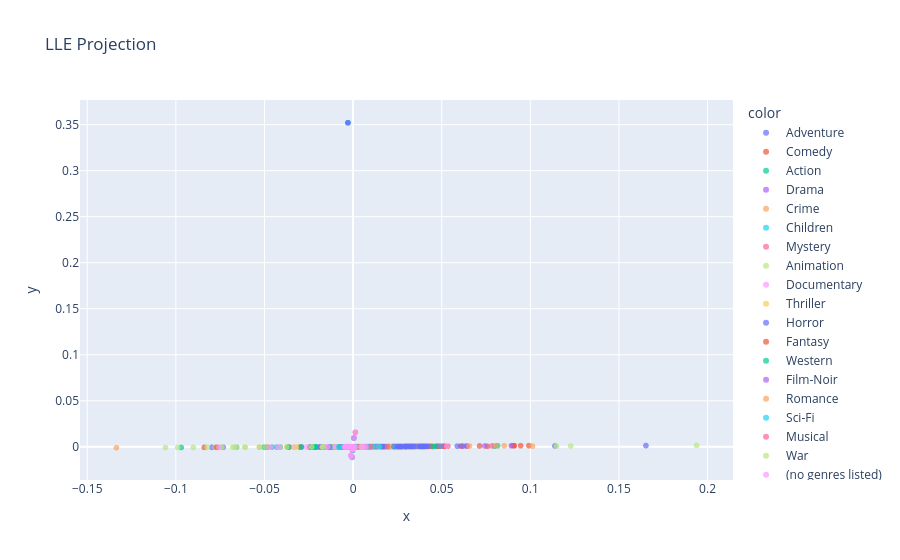

The code cell stored with this chart in its notebook:
### Markdown cell above
LocallyLinearEmbedding (LLE)

### Code cell
embedding = LocallyLinearEmbedding(n_components = 2)
X_transformed = embedding.fit_transform(X_num_scaled)
fig_lle = px.scatter( x = X_transformed[:,0], y =X_transformed[:,1], color = y, opacity = 0.7, title = 'LLE Projection')
fig_lle.show()

### Figure 1 — Plotly figure (JSON) as saved in the notebook; plotly's stock layout.template omitted (floating-point values rounded to 4 significant figures; data arrays with more than 128 entries replaced by an {"elided": "..."} marker saying what was removed)
{"data": [{"hovertemplate": "color=Adventure<br>x=%{x}<br>y=%{y}<extra></extra>", "legendgroup": "Adventure", "marker": {"color": "#636efa", "opacity": 0.7, "symbol": "circle"}, "mode": "markers", "name": "Adventure", "showlegend": true, "type": "scattergl", "x": {"elided": "653 float values"}, "xaxis": "x", "y": {"elided": "653 float values"}, "yaxis": "y"}, {"hovertemplate": "color=Comedy<br>x=%{x}<br>y=%{y}<extra></extra>", "legendgroup": "Comedy", "marker": {"color": "#EF553B", "opacity": 0.7, "symbol": "circle"}, "mode": "markers", "name": "Comedy", "showlegend": true, "type": "scattergl", "x": {"elided": "2779 float values"}, "xaxis": "x", "y": {"elided": "2779 float values"}, "yaxis": "y"}, {"hovertemplate": "color=Action<br>x=%{x}<br>y=%{y}<extra></extra>", "legendgroup": "Action", "marker": {"color": "#00cc96", "opacity": 0.7, "symbol": "circle"}, "mode": "markers", "name": "Action", "showlegend": true, "type": "scattergl", "x": {"elided": "1828 float values"}, "xaxis": "x", "y": {"elided": "1828 float values"}, "yaxis": "y"}, {"hovertemplate": "color=Drama<br>x=%{x}<br>y=%{y}<extra></extra>", "legendgroup": "Drama", "marker": {"color": "#ab63fa", "opacity": 0.7, "symbol": "circle"}, "mode": "markers", "name": "Drama", "showlegend": true, "type": "scattergl", "x": {"elided": "2226 float values"}, "xaxis": "x", "y": {"elided": "2226 float values"}, "yaxis": "y"}, {"hovertemplate": "color=Crime<br>x=%{x}<br>y=%{y}<extra></extra>", "legendgroup": "Crime", "marker": {"color": "#FFA15A", "opacity": 0.7, "symbol": "circle"}, "mode": "markers", "name": "Crime", "showlegend": true, "type": "scattergl", "x": {"elided": "537 float values"}, "xaxis": "x", "y": {"elided": "537 float values"}, "yaxis": "y"}, {"hovertemplate": "color=Children<br>x=%{x}<br>y=%{y}<extra></extra>", "legendgroup": "Children", "marker": {"color": "#19d3f3", "opacity": 0.7, "symbol": "circle"}, "mode": "markers", "name": "Children", "showlegend": true, "type": "scattergl", "x": {"elided": "197 float values"}, "xaxis": "x", "y": {"elided": "197 float values"}, "yaxis": "y"}, {"hovertemplate": "color=Mystery<br>x=%{x}<br>y=%{y}<extra></extra>", "legendgroup": "Mystery", "marker": {"color": "#FF6692", "opacity": 0.7, "symbol": "circle"}, "mode": "markers", "name": "Mystery", "showlegend": true, "type": "scattergl", "x": [0.003865, 0.002347, -0.003693, 0.008615, 0.006125, -0.003069, 0.004584, 0.004113, 0.006027, -0.004619, 0.004327, 0.007132, 0.005588, 0.005828, 0.006307, 0.005955, 0.006763, 0.004212, -0.004013, -0.00291, -0.004611, 0.06103, -0.001694, 0.003913, 0.004937, 0.005494, -0.00441, 0.00468, -0.0041, 0.004522, -0.004325, 0.003914, 0.07837, -0.004549, 0.004093, -0.004649, 0.004391, 0.006294, 0.007066, 0.001155, -0.003205, 0.00409, -0.003998, -0.003143, -1.342e-06, -0.003777, -0.002259, 0.001446], "xaxis": "x", "y": [-3.787e-05, -6.258e-05, -0.0001129, 2.76e-07, -1.728e-05, 8.408e-06, -2.901e-05, -2.893e-05, -1.911e-05, -7.727e-05, -2.79e-05, -8.26e-07, -2.089e-05, -1.958e-05, -1.587e-05, -1.759e-05, -5.237e-06, -3.256e-05, -0.0001158, -0.0001171, -7.807e-05, 0.000729, -0.0001014, -3.709e-05, -2.549e-05, -1.684e-05, -0.0001095, -2.563e-05, -0.0001166, -2.801e-05, -0.0001092, -3.779e-05, 0.0009702, -6.534e-05, -3.911e-05, -7.445e-05, -3.151e-05, -1.276e-05, -6.274e-06, -7.185e-05, -0.0001213, -2.602e-05, -0.0001272, -0.0001205, -2.011e-05, -0.0001298, -8.37e-05, -7.275e-05], "yaxis": "y"}, {"hovertemplate": "color=Animation<br>x=%{x}<br>y=%{y}<extra></extra>", "legendgroup": "Animation", "marker": {"color": "#B6E880", "opacity": 0.7, "symbol": "circle"}, "mode": "markers", "name": "Animation", "showlegend": true, "type": "scattergl", "x": {"elided": "298 float values"}, "xaxis": "x", "y": {"elided": "298 float values"}, "yaxis": "y"}, {"hovertemplate": "color=Documentary<br>x=%{x}<br>y=%{y}<extra></extra>", "legendgroup": "Documentary", "marker": {"color": "#FF97FF", "opacity": 0.7, "symbol": "circle"}, "mode": "markers", "name": "Documentary", "showlegend": true, "type": "scattergl", "x": {"elided": "386 float values"}, "xaxis": "x", "y": {"elided": "386 float values"}, "yaxis": "y"}, {"hovertemplate": "color=Thriller<br>x=%{x}<br>y=%{y}<extra></extra>", "legendgroup": "Thriller", "marker": {"color": "#FECB52", "opacity": 0.7, "symbol": "circle"}, "mode": "markers", "name": "Thriller", "showlegend": true, "type": "scattergl", "x": [0.005738, 0.005135, 0.01077, 0.005581, 0.007329, 0.003696, 0.006646, 0.00498, 0.004755, -0.03261, 0.004813, 0.004707, 0.003654, 0.01164, 0.004213, 0.005131, 0.004586, -0.003943, -0.004509, -0.003075, 0.008634, -0.004012, -0.00307, 0.005666, -0.004013, -0.003072, 0.003863, 0.005337, 0.003762, 0.005388, 0.003567, 0.03358, 0.008536, -0.003077, 0.005614, 0.00713, -0.003975, 0.006516, -0.003071, -0.003224, -0.003973, 0.005432, 0.005616, 0.003147, -0.004612, 0.004337, 0.00617, 0.007566, -0.003168, 0.0004561, -0.004013, 0.007229, 0.006063, -0.004573, -0.001019, 0.00383, -0.001263, -0.003786, 0.004011, -0.003725, -0.003052, -0.003169, -0.004015, -0.00314, -0.002951, -0.002218, -0.004015, -0.003245, -0.003211, -0.002407, 0.004334, -0.003726, -0.004546, 0.003733, 0.004412, -0.003144, 0.003004, -0.002924, 0.004207, -0.002434, 0.004116, -0.004554, -0.003737, 0.001627], "xaxis": "x", "y": [-2.058e-05, -3.027e-05, 5.018e-05, -2.077e-05, -8.407e-06, -4.106e-05, -1.013e-05, -3.184e-05, -3.676e-05, -0.0005338, -2.502e-05, -2.632e-05, -4.842e-05, 5.52e-05, -3.486e-05, -2.359e-05, -2.809e-05, -0.0001152, -8.575e-05, 9.005e-06, 5.247e-06, -0.0001158, 8.513e-06, -1.943e-05, -0.0001158, 8.7e-06, -4.017e-05, -2.093e-05, -3.906e-05, -2.255e-05, -3.854e-05, 0.0003575, 6.447e-06, 9.173e-06, -2.706e-05, -7.708e-06, -0.0001269, -1.198e-05, 8.581e-06, -0.0001216, -0.0001155, -2.338e-05, -2.181e-05, -5.502e-05, -0.0001386, -3.234e-05, -1.479e-05, 5.721e-06, 2.005e-05, -5.789e-05, -0.0001158, -1.082e-05, -1.753e-05, -7.288e-05, -9.276e-05, -3.879e-05, -0.0001128, -0.0001298, -2.935e-05, -0.000129, 6.886e-06, -6.038e-06, -0.0001158, 1.497e-05, -0.0001126, -0.0001068, -0.0001158, -0.0001219, -0.0001215, -0.0001085, -4.136e-05, -0.0001291, -0.000108, -3.379e-05, -3.686e-05, -0.0001205, -3.334e-05, -7.135e-06, -1.838e-06, -0.0001107, -2.596e-05, -0.0001077, -0.0001292, -1.681e-05], "yaxis": "y"}, {"hovertemplate": "color=Horror<br>x=%{x}<br>y=%{y}<extra></extra>", "legendgroup": "Horror", "marker": {"color": "#636efa", "opacity": 0.7, "symbol": "circle"}, "mode": "markers", "name": "Horror", "showlegend": true, "type": "scattergl", "x": {"elided": "468 float values"}, "xaxis": "x", "y": {"elided": "468 float values"}, "yaxis": "y"}, {"hovertemplate": "color=Fantasy<br>x=%{x}<br>y=%{y}<extra></extra>", "legendgroup": "Fantasy", "marker": {"color": "#EF553B", "opacity": 0.7, "symbol": "circle"}, "mode": "markers", "name": "Fantasy", "showlegend": true, "type": "scattergl", "x": [0.004905, 0.007845, 0.004703, 0.003799, 0.002188, 0.002124, 0.004208, 0.004671, -0.002153, -0.004013, 0.0042, -0.003786, 0.004434, -0.004681, -0.000495, -0.003395, 0.003557, -0.07711, 0.004209, 0.007344, -0.003068, -0.004546, -0.004014, -0.004506, -0.003069, 0.003825, 0.003707, 0.002227, 0.006049, -0.006508, 0.00447, -0.001609, -0.004505, 0.004459, 0.006844, 0.004187, 0.005656, 0.001339, -0.003384, 0.0004855, 0.001034, -0.003851], "xaxis": "x", "y": [-2.689e-05, 6.573e-07, -2.747e-05, -3.928e-05, -6.472e-05, -6.055e-05, -3.473e-05, -2.539e-05, -0.000107, -0.0001158, -4.147e-05, -0.0001298, -2.587e-05, -7.245e-05, -0.01139, -0.0001247, -3.387e-05, -0.0005955, -3.321e-05, -8.566e-06, 8.308e-06, -0.0001069, -0.0001158, -8.494e-05, 8.42e-06, -3.769e-05, -3.484e-05, 3.459e-05, -1.828e-05, -7.474e-05, -3.699e-05, -0.0001788, -0.0001084, -2.468e-05, -8.257e-06, -2.573e-05, -1.907e-05, -7.289e-05, -0.0001124, -8.056e-05, -7.755e-05, -9.946e-05], "yaxis": "y"}, {"hovertemplate": "color=Western<br>x=%{x}<br>y=%{y}<extra></extra>", "legendgroup": "Western", "marker": {"color": "#00cc96", "opacity": 0.7, "symbol": "circle"}, "mode": "markers", "name": "Western", "showlegend": true, "type": "scattergl", "x": [0.006858, 0.001706, 0.00858, 0.004567, -0.004003, 0.003594, 0.0045, 0.003121, -0.004049, 0.003868, -0.004027, -0.004023, -0.004012, -0.003068, -0.003061, -0.003079, 0.004521, 0.004758, -0.003958, 2.056e-05, 0.0007606, 0.004285, -0.004406], "xaxis": "x", "y": [-7.205e-06, -5.631e-05, 1.288e-05, -2.594e-05, -0.0001158, -3.068e-05, -2.878e-05, -3.63e-05, -0.0001165, -2.431e-05, -0.000118, -0.000116, -0.0001158, 8.339e-06, 7.651e-06, 9.376e-06, -2.294e-05, -1.78e-05, -0.0001156, 6.472e-06, -7.959e-05, -1.472e-06, -0.0001085], "yaxis": "y"}, {"hovertemplate": "color=Film-Noir<br>x=%{x}<br>y=%{y}<extra></extra>", "legendgroup": "Film-Noir", "marker": {"color": "#ab63fa", "opacity": 0.7, "symbol": "circle"}, "mode": "markers", "name": "Film-Noir", "showlegend": true, "type": "scattergl", "x": [-0.004015, 0.005022, 0.003364, 0.004438, 0.003582, 0.003856, 0.005435, 0.002424, -0.004694, -0.003065, -0.004631, -0.003068], "xaxis": "x", "y": [-0.0001158, -2.229e-05, -3.36e-05, -2.79e-05, -3.161e-05, -3.109e-05, -2.549e-05, -4.994e-05, -6.954e-05, 8.042e-06, -7.224e-05, 8.309e-06], "yaxis": "y"}, {"hovertemplate": "color=Romance<br>x=%{x}<br>y=%{y}<extra></extra>", "legendgroup": "Romance", "marker": {"color": "#FFA15A", "opacity": 0.7, "symbol": "circle"}, "mode": "markers", "name": "Romance", "showlegend": true, "type": "scattergl", "x": [-0.00402, -0.004012, -0.00307, -0.004594, -0.003067, -0.003064, -0.006083, -0.004015, -0.002534, 0.007856, 0.004355, 0.003652, -0.003075, 0.01433, 0.002029, 0.007893, -0.004142, 0.08057, -0.001549, 0.004939, 0.003554, -0.003242, -0.004626, -0.003068, -0.00307, -0.003067, 0.008081, -0.1335, -0.003068, -0.003069, -0.004692, 0.008071, 0.004297, -0.002364, 0.01086, -0.004605, -0.003172, -0.003836], "xaxis": "x", "y": [-0.0001159, -0.0001158, 8.514e-06, -0.0001077, 8.239e-06, 7.848e-06, -7.793e-05, -0.0001163, -0.0001122, -7.038e-06, -3.227e-05, -4.599e-05, 9.007e-06, 0.0001005, -3.417e-05, 2.814e-06, -0.0001119, 0.0009999, -0.0001121, -1.856e-05, -4.054e-05, -0.0001219, -7.685e-05, 8.309e-06, 8.431e-06, 8.246e-06, 4.093e-06, -0.001036, 8.309e-06, 8.405e-06, -7.151e-05, 1.458e-06, -3.174e-05, -6.227e-05, 1.713e-05, -7.849e-05, -0.0001209, -0.0001305], "yaxis": "y"}, {"hovertemplate": "color=Sci-Fi<br>x=%{x}<br>y=%{y}<extra></extra>", "legendgroup": "Sci-Fi", "marker": {"color": "#19d3f3", "opacity": 0.7, "symbol": "circle"}, "mode": "markers", "name": "Sci-Fi", "showlegend": true, "type": "scattergl", "x": [0.003091, 0.003669, 0.005225, 0.01191, -0.004012, -0.002778, -0.003738, 0.002876, -0.003065, 0.008474, -0.003989, -0.003068, -0.003068, -0.004006, -0.00463, -0.003068, 0.005475, 0.002077, -0.002952, -0.001986, -0.002652, 0.006825, -0.002891, -0.002711, 0.006433, -0.003823, -0.004565, -0.003168, -0.000495, -0.003069, -0.004552, -0.003071, -0.00308, 0.00429, 0.006678, -0.004694, -0.006122, 0.002516, 0.002954, -0.002689, 0.01497, -0.00818, 0.001513, -0.003068, -0.003981, -0.003722, -0.004017, -0.005681, 0.003211, -0.005238, 0.008754, -0.04316, -0.004551, -0.004015, -0.003068, 0.001803, -0.004506, -0.003859, 0.003083, 0.002116, -0.005415, -0.003823], "xaxis": "x", "y": [-5.026e-05, -4.137e-05, -2.24e-05, 6.286e-05, -0.0001158, -0.0001154, -0.0001292, -5.234e-05, 8.063e-06, 8.803e-06, -0.0001156, 8.358e-06, 8.325e-06, -0.0001156, -7.475e-05, 8.361e-06, -1.684e-05, -1.602e-05, -0.0001176, -7.827e-05, -5.307e-05, -8.934e-06, -0.0001169, -0.0001145, -1.314e-05, -0.0001303, -0.0001079, -0.0001208, -0.01139, 8.415e-06, -0.0001068, 8.585e-06, 9.479e-06, -2.748e-05, -1.095e-05, -7.44e-05, -0.0001473, -5.173e-05, -4.316e-05, -9.304e-05, 0.0001068, -0.000255, -6.656e-05, 8.309e-06, -0.0001156, -0.000129, -6.688e-05, -0.0001415, -2.932e-05, -0.0001365, -4.543e-06, -0.0003673, -0.0001079, -0.0001158, 8.309e-06, -5.885e-05, -0.0001085, -0.0001304, -2.652e-05, -5.684e-05, -3.198e-05, -5.979e-05], "yaxis": "y"}, {"hovertemplate": "color=Musical<br>x=%{x}<br>y=%{y}<extra></extra>", "legendgroup": "Musical", "marker": {"color": "#FF6692", "opacity": 0.7, "symbol": "circle"}, "mode": "markers", "name": "Musical", "showlegend": true, "type": "scattergl", "x": [0.004705, 0.004087, 0.005795, -0.004014, 0.005495, -0.003963, 0.006321, 0.004149, -0.003068, -0.0001395, 0.00459, -0.003143, -0.004685, -0.004681, 0.01953, -0.004574, 0.005506, -0.004506, 0.003424, -0.004699, 0.009922, -0.004058, -1.342e-06], "xaxis": "x", "y": [-2.482e-05, -2.766e-05, -2.557e-05, -0.0001158, -1.507e-05, -0.0001153, -1.902e-05, -2.503e-05, 8.306e-06, -8.344e-05, -2.923e-05, 1.719e-05, -7.198e-05, -7.268e-05, 0.0001659, -7.997e-05, -1.163e-05, -8.597e-05, -2.962e-05, -7.085e-05, 9.089e-06, -0.0001137, -2.011e-05], "yaxis": "y"}, {"hovertemplate": "color=War<br>x=%{x}<br>y=%{y}<extra></extra>", "legendgroup": "War", "marker": {"color": "#B6E880", "opacity": 0.7, "symbol": "circle"}, "mode": "markers", "name": "War", "showlegend": true, "type": "scattergl", "x": [0.004567, 0.005291, -0.004037, -0.003068], "xaxis": "x", "y": [-3.06e-05, -2.208e-05, -0.0001181, 8.275e-06], "yaxis": "y"}, {"hovertemplate": "color=(no genres listed)<br>x=%{x}<br>y=%{y}<extra></extra>", "legendgroup": "(no genres listed)", "marker": {"color": "#FF97FF", "opacity": 0.7, "symbol": "circle"}, "mode": "markers", "name": "(no genres listed)", "showlegend": true, "type": "scattergl", "x": [-0.003689, -0.0008678, 0.001223, -0.003458, -0.004432, -0.004441, -0.004454, 0.005666, 0.005303, -0.003764, -0.0002151, -0.0143, 0.007216, -0.004012, -0.003103, -0.003068, -0.00307, -0.004551, -0.004564, -0.04215, -1.342e-06, -0.003189, -0.000495, -0.002959, -0.0002151, -0.004701, -1.342e-06, -0.001299, -0.001293, 0.0004586, -0.07568, -0.003068, -0.004676, -0.003898], "xaxis": "x", "y": [-4.286e-05, -8.243e-05, -7.25e-05, -0.0001202, -0.0001092, -0.0001048, -0.000109, -1.765e-05, -2.298e-05, -0.0001307, -0.00292, -0.0001603, -3.173e-06, -0.0001158, 1.405e-06, 8.309e-06, 8.514e-06, -0.0001078, -0.0001077, -0.0003129, -2.011e-05, 2.175e-06, -0.01139, -0.0001177, -0.00292, -7.047e-05, -2.011e-05, -0.000133, -0.009549, 0.009529, -0.0005733, 8.308e-06, -7.117e-05, -0.0001267], "yaxis": "y"}], "layout": {"legend": {"title": {"text": "color"}, "tracegroupgap": 0}, "title": {"text": "LLE Projection"}, "xaxis": {"anchor": "y", "domain": [0, 1], "title": {"text": "x"}}, "yaxis": {"anchor": "x", "domain": [0, 1], "title": {"text": "y"}}}}
